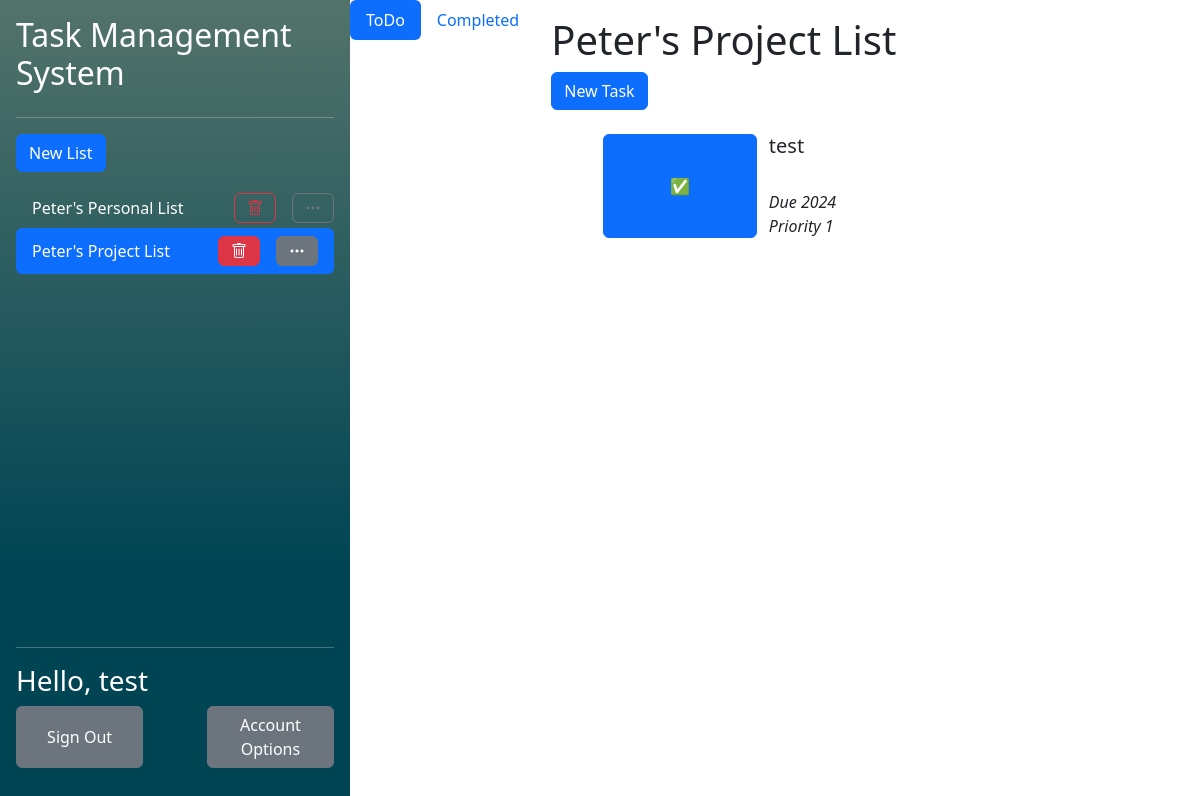
Screenshot of /php/index.php?listid=2 (signed in) with the database file from the repository.
### tables this page shows
CREATE TABLE "UserLists" (
	"user_id"	TEXT,
	"list_id"	TEXT,
	"collaborator"	INTEGER,
	"observer"	INTEGER,
	PRIMARY KEY("user_id","list_id"),
	FOREIGN KEY("user_id") REFERENCES "Users"("user_id") ON DELETE CASCADE ON UPDATE CASCADE,
	FOREIGN KEY("list_id") REFERENCES "Lists"("list_id") ON DELETE CASCADE ON UPDATE CASCADE
);

CREATE TABLE "Lists"
(
    list_id        INTEGER not null
        primary key autoincrement,
    list_name      TEXT    not null,
    list_completed REAL    not null
);

CREATE TABLE "Tasks" (
	"task_id"	INTEGER NOT NULL,
	"task_name"	TEXT NOT NULL,
	"task_completed"	INTEGER NOT NULL,
	"list_id"	INTEGER NOT NULL,
	"order_in_list"	INTEGER NOT NULL,
	"assigned_collaborator_id"	INTEGER,
	"task_due_date"	INTEGER,
	"task_priority"	INTEGER,
	FOREIGN KEY("assigned_collaborator_id") REFERENCES "Users"("user_id"),
	FOREIGN KEY("list_id") REFERENCES "Lists"("list_id") ON DELETE CASCADE,
	PRIMARY KEY("task_id" AUTOINCREMENT)
);

### php/functions/DatabaseFunctions.php (called while the page is built, shortened)
<?php
function getUIDFromCreds(){
    $db = new SQLite3("../db/database.db");
    $SQL = "SELECT user_id FROM Users WHERE password_hash = :creds";
    $stmt = $db->prepare($SQL);
    $stmt->bindValue(":creds", $_SESSION['credentials'], SQLITE3_TEXT);
    $result = $stmt->execute();
    while($row = $result->fetchArray()){
        $resultArray [] = $row;
    }
    return $resultArray[0]['user_id'];
}
function getListsForUser(){
    $uid = getUIDFromCreds();
    $db = new SQLite3("../db/database.db");
    $SQL = "SELECT list_id FROM  UserLists WHERE user_id = :uid";
    $stmt = $db->prepare($SQL);
    $stmt->bindValue(":uid", $uid, SQLITE3_TEXT);
    $result = $stmt->execute();
    while($row = $result->fetchArray()){
        $resultArray [] = $row;
    }
    return $resultArray;
}
function getListNameFromID($listID){
    $db = new SQLite3("../db/database.db");
    $SQL = "SELECT list_name FROM Lists WHERE list_id = :lid";
    $stmt = $db->prepare($SQL);
    $stmt->bindValue(":lid", $listID, SQLITE3_TEXT);
    $result = $stmt->execute();
    while($row = $result->fetchArray()){
        $resultArray [] = $row;
    }
    return $resultArray;
}
?>

### php/functions/TaskFunctions.php (called while the page is built, shortened)
<?php
function checkUserListAccess($listID, $userID)
{
    $db = new SQLite3("../db/database.db");
    $SQL = "SELECT list_id FROM  UserLists WHERE user_id = :uid AND list_id = :lid";
    $stmt = $db->prepare($SQL);
    $stmt->bindValue(":lid", $listID, SQLITE3_INTEGER);
    $stmt->bindValue(":uid", $userID, SQLITE3_INTEGER);
    $result = $stmt->execute();
    while($row = $result->fetchArray()){
        $resultArray [] = $row;
    }
    if ($listID == $resultArray[0]["list_id"]){
        return true;
    }
}
function getUncompletedTasksFromList($listID){
    $userID = getUIDFromCreds();
    if(!checkUserListAccess($listID, $userID)){
        return false;
    }
    $db = new SQLite3("../db/database.db");
    $SQL = "SELECT * FROM Tasks WHERE list_id = :lid AND task_completed = 0 ORDER BY order_in_list ";
    $stmt = $db->prepare($SQL);
    $stmt->bindValue(":lid", $listID, SQLITE3_INTEGER);
    $result = $stmt->execute();
    while($row = $result->fetchArray()){
        $resultArray [] = $row;
    }
    return $resultArray;
}
?>

### php/components/TaskList.php (the view, shortened to what this page needs)
<h1>
    <?php echo getListNameFromID($_GET['listid'])[0]['list_name']?>
</h1>
<button type="button" class="btn btn-primary" data-bs-toggle="modal" data-bs-target="#NewTaskModal">
    New Task
</button>
<br/><br/>
<ol>
<?php
    foreach (getUncompletedTasksFromList($_GET['listid']) as $item):?>
        <ul>
            <form class="" action="<?php echo htmlspecialchars($_SERVER["PHP_SELF"])."?taskid=".$item['task_id']."&type=complete&listid=".$_GET['listid'];?>" method="post">
                <div class="row">
                    <button class='btn btn-primary col' type='submit' name=<?php echo $item['task_id']?>>✅</button>
                    <div class="col">
                        <h5><?php echo $item['task_name']?></h5>
                        <br/>
                        <i><?php if(isset($item['task_due_date'])){
                                echo "Due ".$item['task_due_date'];
                            } else {
                                echo 'No due date';
                            }?></i> <br/>
                        <i><?php if(($item['task_priority']) != 0){
                                echo 'Priority '.$item['task_priority'];
                            } else {
                                echo 'No priority';
                            }?></i>
                    </div>
                </div>
            </form>
            </ul>
    <?php endforeach; ?>
</ol>

### php/components/ListList.php (shortened to what this page needs)
<ul class="nav nav-pills flex-column mb-auto overflow-y-auto">
        <li class="hstack gap-3 pb-3">
            <button class="btn btn-primary"  data-bs-toggle="modal" data-bs-target="#NewListModal">New List</button>
        </li>
        <?php
            foreach (getListsForUser() as $listID):
                if($listID[0] == $_GET['listid']):?>
                    <li class="hstack gap-3 nav-link active text-white">
                        <div class="">
                            <?php echo getListNameFromID($listID[0])[0][0]?>
                        </div>
                        <button class="btn btn-danger ms-auto" onclick="location.href='listAction.php?action=delete&listid=<?php echo $_GET["listid"]?>'"><i class="bi bi-trash"></i></button>
                        <button class="btn btn-secondary"><i class="bi bi-three-dots"></i></button>
                    </li>
                <?php else:?>
                    <li class="hstack gap-3">
                        <div class="nav-link text-white">
                            <a class="navbarList" href="<?php echo "index.php?listid=$listID[0]"?>">
                                <?php echo getListNameFromID($listID[0])[0][0]?>
                            </a>
                        </div>
                        <button class="btn btn-outline-danger ms-auto"><i class="bi bi-trash"></i></button>
                        <button class="btn btn-outline-secondary"><i class="bi bi-three-dots"></i></button>
                    </li>
                <?php endif;?>
            <?php endforeach;?>
        </ul>

### css/index.css (style rules this page uses)
.navbarList:link { text-decoration: none; color:white; }

### rows the page displays
userlists: list.list_name "Peter's Personal List"
userlists: list.list_name "Peter's Project List"
lists: list_name "Peter's Project List"
tasks: task_name "test", task_due_date "2024", task_priority "1"

### other values shown
$name "test"
